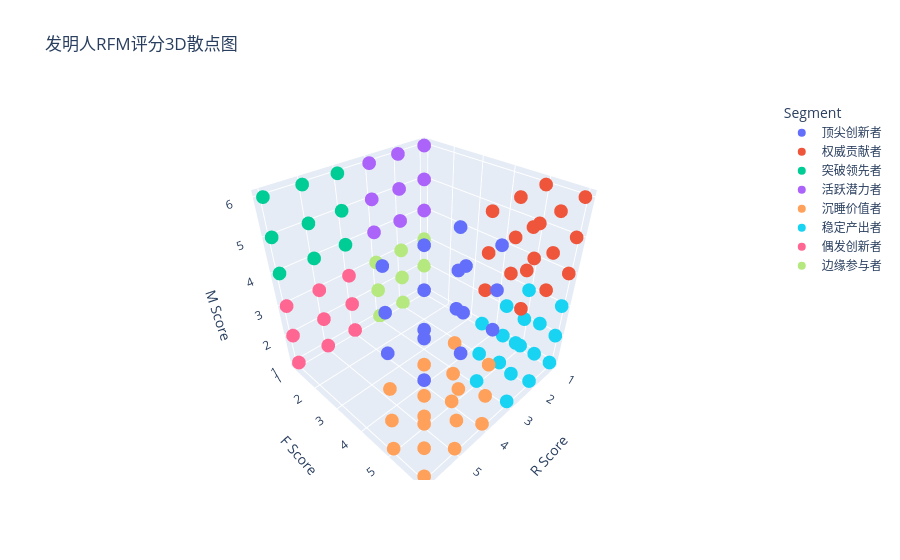

The code cell stored with this chart in its notebook:
### Markdown cell above
## 6. 3D 可视化人才分布

### Code cell
import plotly.express as px

if rfm_df is not None:
    fig = px.scatter_3d(rfm_df,
                        x='R_Score',
                        y='F_Score',
                        z='M_Score',
                        color='Segment', # 按更新后的分群结果着色
                        hover_name='Inventor', # 鼠标悬停显示发明人姓名
                         # 悬停显示额外信息
                        title='发明人RFM评分3D散点图',
                        labels={'R_Score': 'R Score',
                                'F_Score': 'F Score',
                                'M_Score': 'M Score'},
                        category_orders={'Segment': ['顶尖创新者', '权威贡献者', '突破领先者', '活跃潜力者', '沉睡价值者', '稳定产出者', '偶发创新者', '边缘参与者']}
                       )
    fig.show()

### Figure 1 — Plotly figure (JSON) as saved in the notebook; plotly's stock layout.template omitted (floating-point values rounded to 4 significant figures; data arrays with more than 128 entries replaced by an {"elided": "..."} marker saying what was removed)
{"data": [{"hovertemplate": "<b>%{hovertext}</b><br><br>Segment=顶尖创新者<br>R Score=%{x}<br>F Score=%{y}<br>M Score=%{z}<extra></extra>", "hovertext": {"elided": "4146 str values"}, "legendgroup": "顶尖创新者", "marker": {"color": "#636efa", "symbol": "circle"}, "mode": "markers", "name": "顶尖创新者", "scene": "scene", "showlegend": true, "type": "scatter3d", "x": {"elided": "4146 int values"}, "y": {"elided": "4146 int values"}, "z": {"elided": "4146 int values"}}, {"hovertemplate": "<b>%{hovertext}</b><br><br>Segment=权威贡献者<br>R Score=%{x}<br>F Score=%{y}<br>M Score=%{z}<extra></extra>", "hovertext": {"elided": "2677 str values"}, "legendgroup": "权威贡献者", "marker": {"color": "#EF553B", "symbol": "circle"}, "mode": "markers", "name": "权威贡献者", "scene": "scene", "showlegend": true, "type": "scatter3d", "x": {"elided": "2677 int values"}, "y": {"elided": "2677 int values"}, "z": {"elided": "2677 int values"}}, {"hovertemplate": "<b>%{hovertext}</b><br><br>Segment=突破领先者<br>R Score=%{x}<br>F Score=%{y}<br>M Score=%{z}<extra></extra>", "hovertext": {"elided": "4871 str values"}, "legendgroup": "突破领先者", "marker": {"color": "#00cc96", "symbol": "circle"}, "mode": "markers", "name": "突破领先者", "scene": "scene", "showlegend": true, "type": "scatter3d", "x": {"elided": "4871 int values"}, "y": {"elided": "4871 int values"}, "z": {"elided": "4871 int values"}}, {"hovertemplate": "<b>%{hovertext}</b><br><br>Segment=活跃潜力者<br>R Score=%{x}<br>F Score=%{y}<br>M Score=%{z}<extra></extra>", "hovertext": {"elided": "5573 str values"}, "legendgroup": "活跃潜力者", "marker": {"color": "#ab63fa", "symbol": "circle"}, "mode": "markers", "name": "活跃潜力者", "scene": "scene", "showlegend": true, "type": "scatter3d", "x": {"elided": "5573 int values"}, "y": {"elided": "5573 int values"}, "z": {"elided": "5573 int values"}}, {"hovertemplate": "<b>%{hovertext}</b><br><br>Segment=沉睡价值者<br>R Score=%{x}<br>F Score=%{y}<br>M Score=%{z}<extra></extra>", "hovertext": {"elided": "2186 str values"}, "legendgroup": "沉睡价值者", "marker": {"color": "#FFA15A", "symbol": "circle"}, "mode": "markers", "name": "沉睡价值者", "scene": "scene", "showlegend": true, "type": "scatter3d", "x": {"elided": "2186 int values"}, "y": {"elided": "2186 int values"}, "z": {"elided": "2186 int values"}}, {"hovertemplate": "<b>%{hovertext}</b><br><br>Segment=稳定产出者<br>R Score=%{x}<br>F Score=%{y}<br>M Score=%{z}<extra></extra>", "hovertext": {"elided": "1858 str values"}, "legendgroup": "稳定产出者", "marker": {"color": "#19d3f3", "symbol": "circle"}, "mode": "markers", "name": "稳定产出者", "scene": "scene", "showlegend": true, "type": "scatter3d", "x": {"elided": "1858 int values"}, "y": {"elided": "1858 int values"}, "z": {"elided": "1858 int values"}}, {"hovertemplate": "<b>%{hovertext}</b><br><br>Segment=偶发创新者<br>R Score=%{x}<br>F Score=%{y}<br>M Score=%{z}<extra></extra>", "hovertext": {"elided": "6069 str values"}, "legendgroup": "偶发创新者", "marker": {"color": "#FF6692", "symbol": "circle"}, "mode": "markers", "name": "偶发创新者", "scene": "scene", "showlegend": true, "type": "scatter3d", "x": {"elided": "6069 int values"}, "y": {"elided": "6069 int values"}, "z": {"elided": "6069 int values"}}, {"hovertemplate": "<b>%{hovertext}</b><br><br>Segment=边缘参与者<br>R Score=%{x}<br>F Score=%{y}<br>M Score=%{z}<extra></extra>", "hovertext": {"elided": "7155 str values"}, "legendgroup": "边缘参与者", "marker": {"color": "#B6E880", "symbol": "circle"}, "mode": "markers", "name": "边缘参与者", "scene": "scene", "showlegend": true, "type": "scatter3d", "x": {"elided": "7155 int values"}, "y": {"elided": "7155 int values"}, "z": {"elided": "7155 int values"}}], "layout": {"legend": {"title": {"text": "Segment"}, "tracegroupgap": 0}, "scene": {"domain": {"x": [0, 1], "y": [0, 1]}, "xaxis": {"title": {"text": "R Score"}}, "yaxis": {"title": {"text": "F Score"}}, "zaxis": {"title": {"text": "M Score"}}}, "title": {"text": "发明人RFM评分3D散点图"}}}
